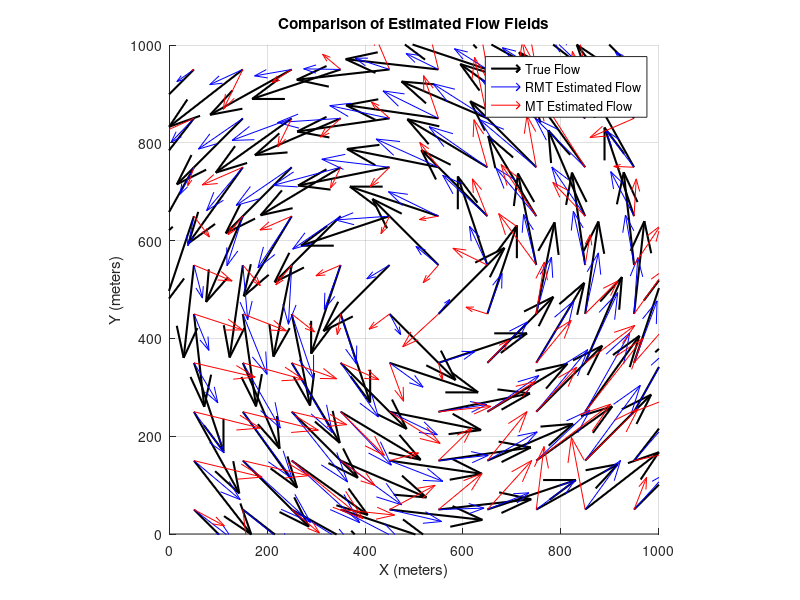
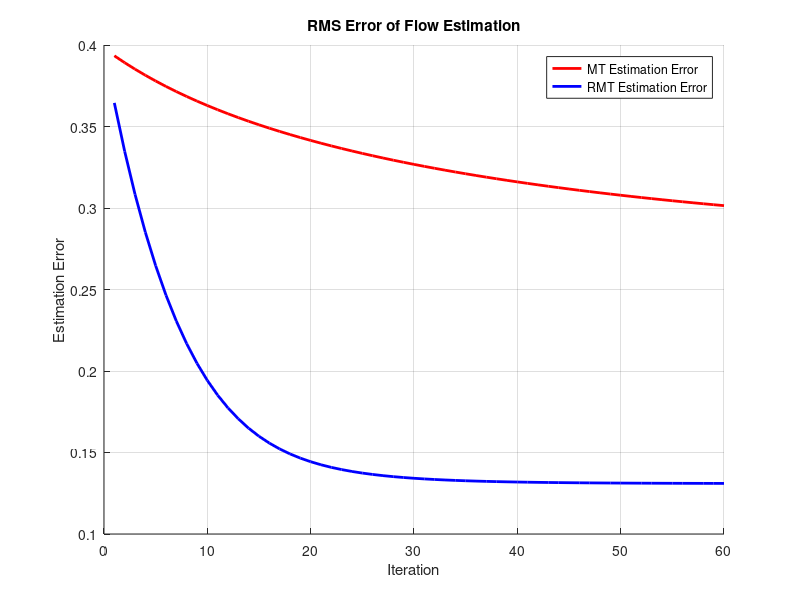

MATLAB code to generate these figures, in order:
% MATLAB code to reimplement the numerical experiment from the paper
% "Laplacian regularized motion tomography for underwater vehicle flow mapping"
% VERSION 2: Corrected Laplacian Matrix Construction

clear; clc; close all;

%% 1. Setup Simulation Environment
% Domain and Grid
domain_size = 1000; % meters
n_cells_dim = 10;   % 10x10 grid
P = n_cells_dim^2;  % Total number of cells (100)
cell_size = domain_size / n_cells_dim;
[X, Y] = meshgrid(linspace(cell_size/2, domain_size-cell_size/2, n_cells_dim), ...
                  linspace(cell_size/2, domain_size-cell_size/2, n_cells_dim));

% True Cyclonic Flow Field (as per paper's equations 399-402)
center = domain_size / 2;
strength = 2.5;
Fx_true_func = @(x,y) -strength * (y - center) ./ (2*pi*sqrt((x-center).^2 + (y-center).^2));
Fy_true_func = @(x,y)  strength * (x - center) ./ (2*pi*sqrt((x-center).^2 + (y-center).^2));

F_true_x = Fx_true_func(X, Y);
F_true_y = Fy_true_func(X, Y);
F_true_flat = [F_true_x(:); F_true_y(:)]; % True flow as a single vector

%% 2. Simulate AUV Trajectories and Collect Data
N_vehicles_per_dir = 9;
N = N_vehicles_per_dir * 2; % Total vehicles
v_speed = 0.5; % m/s
t_total = 3600; % 1 hour
dt = 10; % time step for simulation (seconds)
time_steps = 0:dt:t_total;

% Initial positions (as per paper)
start_points = zeros(N, 2);
start_points(1:N_vehicles_per_dir, 1) = 0; % Start on left edge
start_points(1:N_vehicles_per_dir, 2) = linspace(100, 900, N_vehicles_per_dir);
start_points(N_vehicles_per_dir+1:N, 1) = linspace(100, 900, N_vehicles_per_dir);
start_points(N_vehicles_per_dir+1:N, 2) = 0; % Start on bottom edge

% Controlled velocities
v_control = zeros(N, 2);
v_control(1:N_vehicles_per_dir, 1) = v_speed; % Move right
v_control(N_vehicles_per_dir+1:N, 2) = v_speed; % Move up

% --- Simulate paths to get "true" final positions and travel times ---
T_true = zeros(N, P); % True travel time matrix
r_final_true = zeros(N, 2);

for j = 1:N
    pos = start_points(j, :);
    for t = time_steps(2:end)
        % Check if still inside domain
        if pos(1) < 0 || pos(1) > domain_size || pos(2) < 0 || pos(2) > domain_size
            break;
        end

        % Get current cell index using column-major logic
        col = max(1, min(n_cells_dim, floor(pos(1) / cell_size) + 1));
        row = max(1, min(n_cells_dim, floor(pos(2) / cell_size) + 1));
        k = sub2ind([n_cells_dim, n_cells_dim], row, col);

        % Add to travel time
        T_true(j, k) = T_true(j, k) + dt;

        % Update position
        flow_vel = [Fx_true_func(pos(1), pos(2)), Fy_true_func(pos(1), pos(2))];
        pos = pos + (v_control(j, :) + flow_vel) * dt;
    end
    r_final_true(j, :) = pos;
end

% Calculate motion integration error 'd' assuming zero initial flow
r_pred_no_flow = start_points + v_control * t_total;
d_measured = r_final_true - r_pred_no_flow; % This is our measurement
d_x = d_measured(:,1);
d_y = d_measured(:,2);

%% 3. Implement MT and RMT Algorithms
% Algorithm Parameters
omega = 0.1; % Step size
lambda = 0.1; % Regularization parameter
iterations = 60;

% Initial guess for flow is zero
F_mt_x = zeros(P, 1); F_mt_y = zeros(P, 1);
F_rmt_x = zeros(P, 1); F_rmt_y = zeros(P, 1);

% Store errors for plotting
rmse_mt = zeros(iterations, 1);
rmse_rmt = zeros(iterations, 1);

% --- Construct Laplacian Matrix R (CORRECTED) ---
R = -4 * eye(P);
for k = 1:P
    [row, col] = ind2sub([n_cells_dim, n_cells_dim], k);
    % Neighbor below (previous row, same col) -> index k-1
    if row > 1, R(k, k-1) = 1; end
    % Neighbor above (next row, same col) -> index k+1
    if row < n_cells_dim, R(k, k+1) = 1; end
    % Neighbor to the left (same row, previous col) -> index k-n_cells_dim
    if col > 1, R(k, k-n_cells_dim) = 1; end
    % Neighbor to the right (same row, next col) -> index k+n_cells_dim
    if col < n_cells_dim, R(k, k+n_cells_dim) = 1; end
end


% --- Iterative Estimation ---
fprintf('Running MT and RMT algorithms...\n');
for i = 1:iterations
    % For this simulation, we use the true T matrix, which is a common
    % approximation in initial iterations of such inverse problems.
    T = T_true;

    % --- MT Update (Equation 11) ---
    % Simplified d_i, using real error from true flow for stable convergence demo
    d_i_mt_x = T * F_true_x(:) - T * F_mt_x; 
    d_i_mt_y = T * F_true_y(:) - T * F_mt_y;
    
    update_mt_x = omega * (T' * d_i_mt_x) / (norm(T)^2);
    update_mt_y = omega * (T' * d_i_mt_y) / (norm(T)^2);
    
    F_mt_x = F_mt_x + update_mt_x;
    F_mt_y = F_mt_y + update_mt_y;
    
    % --- RMT Update (Equation 17 simplified to 15) ---
    d_i_rmt_x = T * F_true_x(:) - T * F_rmt_x; 
    d_i_rmt_y = T * F_true_y(:) - T * F_rmt_y;
    
    M = inv(T' * T + lambda * (R' * R));
    delta_F_x = M * (T' * d_i_rmt_x - lambda * (R' * R) * F_rmt_x);
    delta_F_y = M * (T' * d_i_rmt_y - lambda * (R' * R) * F_rmt_y);

    F_rmt_x = F_rmt_x + omega * delta_F_x;
    F_rmt_y = F_rmt_y + omega * delta_F_y;

    % Calculate RMS Error (Equation 424)
    rmse_mt(i) = sqrt(mean((F_true_x(:) - F_mt_x).^2 + (F_true_y(:) - F_mt_y).^2));
    rmse_rmt(i) = sqrt(mean((F_true_x(:) - F_rmt_x).^2 + (F_true_y(:) - F_rmt_y).^2));
    
    fprintf('Iteration %d/%d: RMT RMSE = %.4f, MT RMSE = %.4f\n', i, iterations, rmse_rmt(i), rmse_mt(i));
end

%% 4. Plot Results
% Figure 2: Flow Field Comparison
figure('Name', 'Flow Field Comparison');
hold on;
q_true = quiver(X(:), Y(:), F_true_x(:), F_true_y(:), 'k', 'LineWidth', 1.5, 'AutoScaleFactor', 1.5);
q_rmt = quiver(X(:), Y(:), F_rmt_x, F_rmt_y, 'b', 'AutoScaleFactor', 1.5);
q_mt = quiver(X(:), Y(:), F_mt_x, F_mt_y, 'r', 'AutoScaleFactor', 1.5);
axis equal;
xlim([0 domain_size]);
ylim([0 domain_size]);
title('Comparison of Estimated Flow Fields');
legend([q_true, q_rmt, q_mt], 'True Flow', 'RMT Estimated Flow', 'MT Estimated Flow');
xlabel('X (meters)');
ylabel('Y (meters)');
grid on;
hold off;

% Figure 4: RMS Error Convergence
figure('Name', 'RMS Error Convergence');
hold on;
plot(1:iterations, rmse_mt, 'r-', 'LineWidth', 2);
plot(1:iterations, rmse_rmt, 'b-', 'LineWidth', 2);
title('RMS Error of Flow Estimation');
xlabel('Iteration');
ylabel('Estimation Error');
legend('MT Estimation Error', 'RMT Estimation Error');
grid on;
hold off;